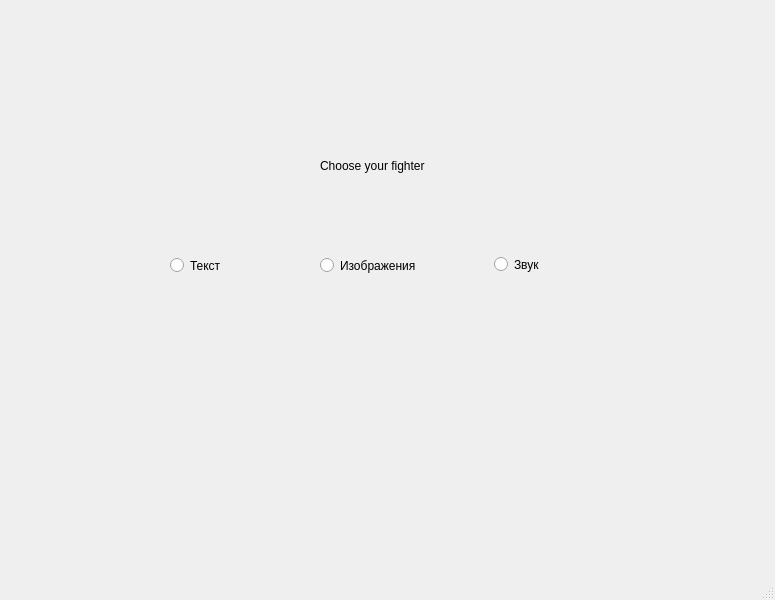
<?xml version="1.0" encoding="UTF-8"?>
<ui version="4.0">
 <class>MainWindow</class>
 <widget class="QMainWindow" name="MainWindow">
  <property name="geometry">
   <rect>
    <x>0</x>
    <y>0</y>
    <width>775</width>
    <height>600</height>
   </rect>
  </property>
  <property name="windowTitle">
   <string>MainWindow</string>
  </property>
  <widget class="QWidget" name="centralwidget">
   <widget class="QRadioButton" name="text">
    <property name="geometry">
     <rect>
      <x>170</x>
      <y>240</y>
      <width>131</width>
      <height>51</height>
     </rect>
    </property>
    <property name="text">
     <string>Текст</string>
    </property>
   </widget>
   <widget class="QRadioButton" name="image">
    <property name="geometry">
     <rect>
      <x>320</x>
      <y>240</y>
      <width>141</width>
      <height>51</height>
     </rect>
    </property>
    <property name="text">
     <string>Изображения</string>
    </property>
   </widget>
   <widget class="QRadioButton" name="sound">
    <property name="geometry">
     <rect>
      <x>494</x>
      <y>239</y>
      <width>81</width>
      <height>51</height>
     </rect>
    </property>
    <property name="text">
     <string>Звук</string>
    </property>
   </widget>
   <widget class="QLabel" name="label">
    <property name="geometry">
     <rect>
      <x>320</x>
      <y>130</y>
      <width>151</width>
      <height>71</height>
     </rect>
    </property>
    <property name="text">
     <string>Choose your fighter</string>
    </property>
   </widget>
  </widget>
  <widget class="QMenuBar" name="menubar">
   <property name="geometry">
    <rect>
     <x>0</x>
     <y>0</y>
     <width>775</width>
     <height>26</height>
    </rect>
   </property>
  </widget>
  <widget class="QStatusBar" name="statusbar"/>
 </widget>
 <resources/>
 <connections/>
</ui>
